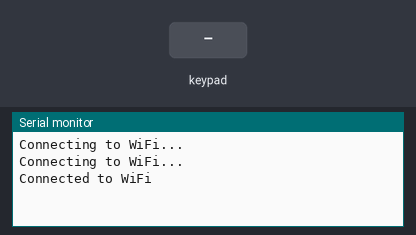
A sketch run on a simulated ESP32. Parts: the last lines printed to the serial monitor. The inputs (shaded band) are chosen by the test bench. WiFi joins after 1.5 s; servers stay silent unless stated.

Above: at 3.2 s.
3.3 s: key '0' pressed
At 4.2 s:
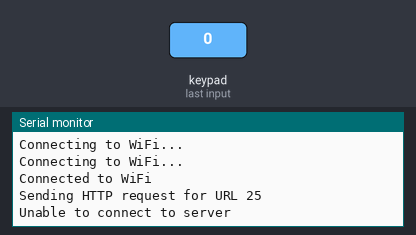
5.0 s: keypad keys 1 2 3 4 5 6 7 8 pressed 0.4 s apart
At 5.16 s:
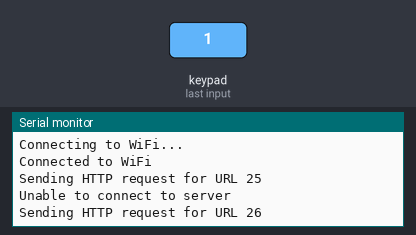
9.7 s: key 'A' pressed
At 14.77 s:
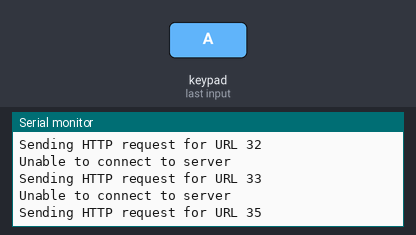
Timing chart, 0 to 16.3 s (numbered marks = the images above; inputs shaded):
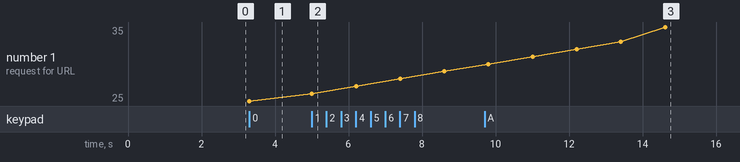

The sketch:

esp1.ino
```cpp
#include <Wire.h>
#include <Adafruit_MPR121.h>
#include <WiFi.h>
#include <HTTPClient.h>
#include <base64.h>

const char* ssid = "wifi1234";
const char* password = "12345678";

const String baseURL = "https://dei-convocation.onrender.com/broadcast/";
const String username = "admindei";         // Replace with your username
const String userPassword = "passworddei";  // Replace with your password

Adafruit_MPR121 cap = Adafruit_MPR121();

void setup() {
  Serial.begin(115200);

  // Connect to Wi-Fi
  WiFi.begin(ssid, password);
  while (WiFi.status() != WL_CONNECTED) {
    delay(1000);
    Serial.println("Connecting to WiFi...");
  }
  Serial.println("Connected to WiFi");

  // Initialize MPR121
  if (!cap.begin(0x5A)) {
    Serial.println("MPR121 not found, check wiring?");
    while (1)
      ;
  }
}

void loop() {
  for (uint8_t i = 24; i < 37; i++) {
    if (cap.touched() & _BV(i - 24)) {
      // If pin i is touched, send the corresponding HTTP request
      sendHTTPRequest(i + 1);

      // Wait for a short delay to avoid multiple requests for the same touch
      delay(1000);
    }
  }
}

void sendHTTPRequest(int requestNumber) {
  Serial.print("Sending HTTP request for URL ");
  Serial.println(requestNumber);

  // Make HTTP GET request with the corresponding URL
  HTTPClient http;
  String url = baseURL + String(requestNumber);
  http.begin(url);

  // Add Basic Authentication headers
  String authHeader = "Basic " + base64::encode(username + ":" + userPassword);
  http.addHeader("Authorization", authHeader);

  int httpCode = http.GET();

  if (httpCode > 0) {
    if (httpCode == HTTP_CODE_OK) {
      String payload = http.getString();
      Serial.println(payload);
      // Process the payload as needed
    } else {
      Serial.println("HTTP request failed");
    }
  } else {
    Serial.println("Unable to connect to server");
  }

  http.end();
}
```

Measured:
- after the input at 3.3 s, the serial monitor: prints a new line at once (image 1)
- after the input at 5.0 s, the serial monitor: prints a new line at once (image 2)
- after the input at 9.7 s, the serial monitor: prints a new line after 4.9 s (image 3)
- plotted number 1: 25 → 29 after the input at 5.0 s, 29 → 35 after the input at 9.7 s
